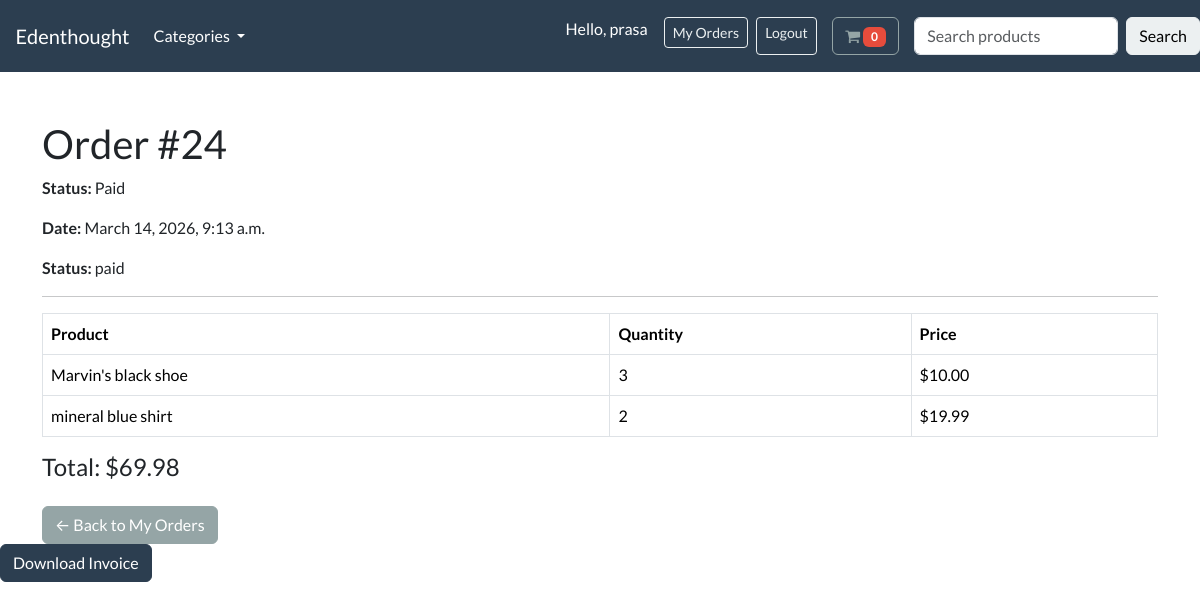
/order/24/ (signed in), run on the app's committed database.
### store/models.py (models this page shows, shortened)
class Order(models.Model):
    STATUS_CHOICES = (
        ('pending', 'Pending'),
        ('paid', 'Paid'),
        ('packed', 'Packed'),
        ('shipped', 'Shipped'),
        ('delivered', 'Delivered'),
    )
    user = models.ForeignKey(User, on_delete=models.CASCADE)
    total_price = models.DecimalField(max_digits=10, decimal_places=2)
    razorpay_payment_id = models.CharField(max_length=200, blank=True, null=True)
    invoice = models.FileField(upload_to="invoices/", null=True, blank=True)
    status = models.CharField(
        max_length=20,
        choices=STATUS_CHOICES,
        default="Pending"
    )
    created_at = models.DateTimeField(auto_now_add=True)

class OrderItem(models.Model):
    order = models.ForeignKey(Order, related_name="items", on_delete=models.CASCADE)
    product = models.ForeignKey(Product, on_delete=models.CASCADE)
    quantity = models.PositiveIntegerField()
    price = models.DecimalField(max_digits=10, decimal_places=2)

class Product(models.Model):
    category = models.ForeignKey(Category, related_name='products', on_delete=models.CASCADE, null=True)
    title = models.CharField(max_length=200)
    brand = models.CharField(max_length=200, default='un-branded')
    description = models.TextField(blank=True)
    slug = models.SlugField(max_length=200, unique=True)
    price = models.DecimalField(max_digits=6, decimal_places=2)
    image = models.ImageField(upload_to='images/')
    stock = models.PositiveIntegerField(default=10)
    class Meta:
        verbose_name_plural = 'products'

### store/views.py (the view)
# urls.py: path('order/<int:order_id>/', views.order_detail, name='order-detail'),
@login_required
def order_detail(request, order_id):
    order = Order.objects.get(id=order_id, user=request.user)
    items = order.items.select_related("product").all()
    return render(request, "store/order-detail.html", {
        "order": order,
        "items": items
    })

### store/context_processors.py (called while the page is built)
def cart_count(request):
    session_id = request.session.session_key
    count = 0
    if not session_id:
        request.session.create()
        session_id = request.session.session_key
    cart = Cart.objects.filter(session_id=session_id).first()
    if cart:
        count = sum(item.quantity for item in cart.items.all())
    return {"cart_count": count}

### store/models.py (called while the page is built)
    def get_absolute_url(self):
        return reverse('list-category', args=[self.slug])

### store/views.py (called while the page is built)
def categories(request):
    all_categories = Category.objects.all()
    return {'all_categories': all_categories}

def cart_count(request):
    session_id = request.session.session_key
    count = 0
    if session_id:
        cart = Cart.objects.filter(session_id=session_id).first()
        if cart:
            count = cart.items.count()
    return {'cart_count': count}

### store/templates/store/order-detail.html
{% extends "./base.html" %}
{% block content %}
<div class="container mt-5">
<h2>Order #{{ order.id }}</h2>
<p><strong>Status:</strong> {{ order.status|capfirst }}</p>
<p><strong>Date:</strong> {{ order.created_at }}</p>
<p><strong>Status:</strong> {{ order.status }}</p>
<hr>
<table class="table table-bordered">
<tr>
<th>Product</th>
<th>Quantity</th>
<th>Price</th>
</tr>
{% for item in items %}
<tr>
<td>{{ item.product.title }}</td>
<td>{{ item.quantity }}</td>
<td>${{ item.price }}</td>
</tr>
{% endfor %}
</table>
<h4>Total: ${{ order.total_price }}</h4>
<a href="{% url 'my-orders' %}" class="btn btn-secondary mt-3">
← Back to My Orders
</a>
</div>
{% if order.invoice %}
<a href="{{ order.invoice.url }}" class="btn btn-primary">
Download Invoice
</a>
{% endif %}
{% endblock %}

### store/templates/store/base.html (shortened to what this page needs)
{% load static %}
<!DOCTYPE html>
<html>
    <head>
        <link rel="stylesheet" href="https://bootswatch.com/5/flatly/bootstrap.min.css">
        <link rel="stylesheet" href="https://cdnjs.cloudflare.com/ajax/libs/font-awesome/4.7.0/css/font-awesome.min.css">
    </head>
    <nav class="navbar navbar-expand-lg bg-primary justify-content-center">
        <a class="navbar-brand main-heading text-white" href="{% url 'store' %}">
        &nbsp; &nbsp; Edenthought
        </a>
        <div class="collapse navbar-collapse" id="navbarCollapse">
            <ul class="navbar-nav me-auto mb-2 mb-md-0">
                <li class="nav-item dropdown">
                    <a class="nav-link dropdown-toggle text-white" href="#" id="navbarDropdown" role="button"
                    data-bs-toggle="dropdown" aria-expanded="false">
                        Categories
                    </a>
                </li>
            </ul>
        </div>
        <div class="collapse navbar-collapse text-center" id="navbarNavDropdown">
            <ul class="navbar-nav ms-auto">
                {% if user.is_authenticated %}
                <li class="nav-item">
                    <span class="text-white me-3">
                        Hello, {{ user.username }}
                    </span>
                </li>
                <li class="nav-item">
                <li class="nav-item">
                <a href="{% url 'my-orders' %}" class="btn btn-outline-light btn-sm me-2">
                My Orders
                </a>
                </li>
                    <a href="{% url 'logout' %}" class="btn btn-outline-light btn-sm">
                        Logout
                    </a>
                </li>
                {% endif %}
                <li class="nav-item">
                    <a type="button" role="button" href="{% url 'view-cart' %}" class="btn btn-outline-secondary">
                        <i class="fa fa-shopping-cart" aria-hidden="true"> </i>
                        <span class="badge bg-danger">{{ cart_count }}</span>
                    </a>
                </li>
            </ul>
        </div>
        <form class="d-flex" method="GET" action="{% url 'store' %}">
            <input class="form-control me-2"
                   type="search"
                   name="q"
                   placeholder="Search products"
                   required>
            <button class="btn btn-light" type="submit">
                Search
            </button>
        </form>
    </nav>
    <body>
        {% block content %}
        {% endblock %}
    </body>
</html>

### data on the page
Order: id "24", status "Paid", created_at "March 14, 2026, 9:13 a.m.", status "paid", total_price "69.98"
OrderItem: product "Marvin's black shoe", quantity "3", price "10.00"
OrderItem: product "mineral blue shirt", quantity "2", price "19.99"

### other printed values
{{ user.username }} "prasa"
{{ cart_count }} "0"
